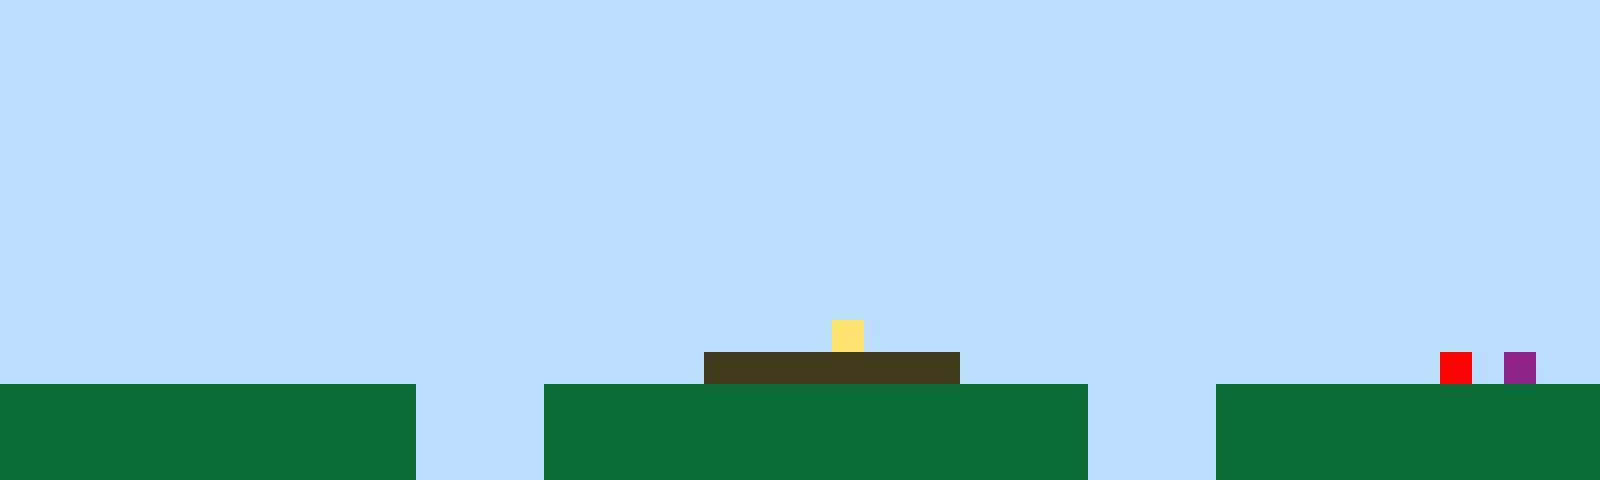

This is a level from a 2D game, rendered from its Tiled map with the project's own tilesets. A one-line summary and the complete map file follow:
An orthogonal 50x15 tile map with 32x32 px tiles, 1 tile layer (Tile Layer 1).

<map version="1.10" tiledversion="1.11.2" orientation="orthogonal" renderorder="right-up" width="50" height="15" tilewidth="32" tileheight="32" infinite="0" nextlayerid="2" nextobjectid="1"><editorsettings><export target="map1.csv" format="csv" /></editorsettings><tileset firstgid="1" name="sprites" tilewidth="32" tileheight="32" tilecount="6" columns="3"><image source="sprites.png" width="96" height="64" /></tileset><layer id="1" name="Tile Layer 1" width="50" height="15"><data encoding="csv">1,1,1,1,1,1,1,1,1,1,1,1,1,1,1,1,1,1,1,1,1,1,1,1,1,1,1,1,1,1,1,1,1,1,1,1,1,1,1,1,1,1,1,1,1,1,1,1,1,1,1,1,1,1,1,1,1,1,1,1,1,1,1,1,1,1,1,1,1,1,1,1,1,1,1,1,1,1,1,1,1,1,1,1,1,1,1,1,1,1,1,1,1,1,1,1,1,1,1,1,1,1,1,1,1,1,1,1,1,1,1,1,1,1,1,1,1,1,1,1,1,1,1,1,1,1,1,1,1,1,1,1,1,1,1,1,1,1,1,1,1,1,1,1,1,1,1,1,1,1,1,1,1,1,1,1,1,1,1,1,1,1,1,1,1,1,1,1,1,1,1,1,1,1,1,1,1,1,1,1,1,1,1,1,1,1,1,1,1,1,1,1,1,1,1,1,1,1,1,1,1,1,1,1,1,1,1,1,1,1,1,1,1,1,1,1,1,1,1,1,1,1,1,1,1,1,1,1,1,1,1,1,1,1,1,1,1,1,1,1,1,1,1,1,1,1,1,1,1,1,1,1,1,1,1,1,1,1,1,1,1,1,1,1,1,1,1,1,1,1,1,1,1,1,1,1,1,1,1,1,1,1,1,1,1,1,1,1,1,1,1,1,1,1,1,1,1,1,1,1,1,1,1,1,1,1,1,1,1,1,1,1,1,1,1,1,1,1,1,1,1,1,1,1,1,1,1,1,1,1,1,1,1,1,1,1,1,1,1,1,1,1,1,1,1,1,1,1,1,1,1,1,1,1,1,1,1,1,1,1,1,1,1,1,1,1,1,1,1,1,1,1,1,1,1,1,1,1,1,1,1,1,1,1,1,1,1,1,1,1,1,1,1,1,1,1,1,1,1,1,1,1,1,1,1,1,1,1,1,1,1,1,1,1,1,1,1,1,1,1,1,1,1,1,1,1,1,1,1,1,1,1,1,1,1,1,1,1,1,1,1,1,1,1,1,1,1,1,1,1,1,1,1,1,1,1,1,1,1,1,1,1,1,1,1,1,1,1,1,1,1,1,1,1,1,1,1,1,1,1,1,1,1,1,1,1,1,1,1,1,1,1,1,1,1,1,1,1,1,1,1,1,1,1,1,1,1,1,1,1,1,1,1,1,1,1,1,1,1,1,1,1,1,1,1,1,4,1,1,1,1,1,1,1,1,1,1,1,1,1,1,1,1,1,1,1,1,1,1,1,1,1,1,1,1,1,1,1,1,1,1,1,1,1,1,1,1,1,1,1,1,1,3,3,3,3,3,3,3,3,1,1,1,1,1,1,1,1,1,1,1,1,1,1,1,5,1,6,1,1,2,2,2,2,2,2,2,2,2,2,2,2,2,1,1,1,1,2,2,2,2,2,2,2,2,2,2,2,2,2,2,2,2,2,1,1,1,1,2,2,2,2,2,2,2,2,2,2,2,2,2,2,2,2,2,2,2,2,2,2,2,2,2,1,1,1,1,2,2,2,2,2,2,2,2,2,2,2,2,2,2,2,2,2,1,1,1,1,2,2,2,2,2,2,2,2,2,2,2,2,2,2,2,2,2,2,2,2,2,2,2,2,2,1,1,1,1,2,2,2,2,2,2,2,2,2,2,2,2,2,2,2,2,2,1,1,1,1,2,2,2,2,2,2,2,2,2,2,2,2</data></layer></map>
